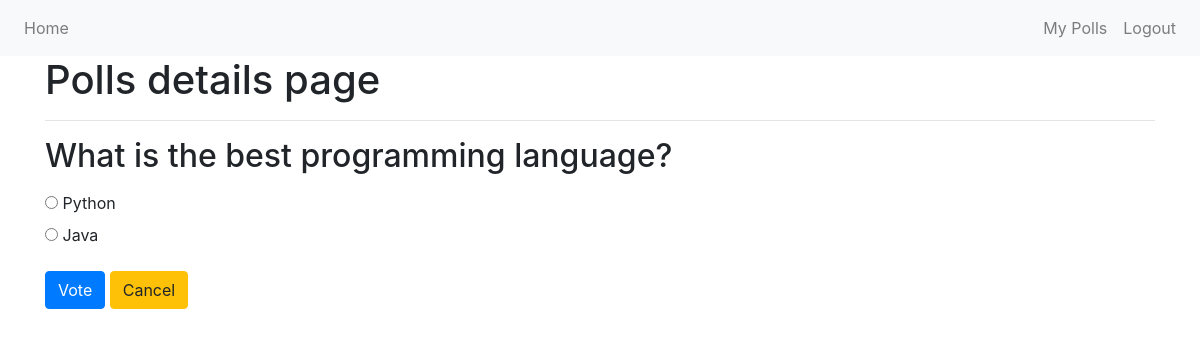
The app's page /poll/3/ (signed in) with its own data.
### poll/models.py (models this page shows, shortened)
class Poll(models.Model):
    owner = models.ForeignKey(User, on_delete=models.CASCADE)
    text = models.TextField()
    pub_date = models.DateTimeField(default=timezone.now)
    active = models.BooleanField(default=True)
    def __str__(self):
        return self.text

class Choice(models.Model):
    poll = models.ForeignKey(Poll, on_delete=models.CASCADE)
    choice_text = models.CharField(max_length=255)

### poll/views.py (the view)
# urls.py: path('<int:poll_id>/', views.poll_detail, name='detail'),
def poll_detail(request, poll_id):
    poll = get_object_or_404(Poll, id=poll_id)
    if not poll.active:
        return render(request, 'poll/poll_result.html', {'poll': poll})
    loop_count = poll.choice_set.count()
    context = {
        'poll': poll,
        'loop_time': range(0, loop_count),
    }
    return render(request, 'poll/poll_detail.html', context)

### poll/templates/poll/poll_detail.html (shortened to what this page needs)
{% extends 'user/base.html' %}
{% block content %}
<div class="container">
    <h1>Polls details page</h1>
    <hr>
    <h2 class="mt-3 mb-3">{{ poll }}</h2>
    <form action="{% url 'vote' poll.id %}" method="POST">
        {% for choice in poll.choice_set.all %}
        <input type="radio" name="choice" id="choice{{ forloop.counter }}" value="{{ choice.id }}">
        <label for="choice{{ forloop.counter }}">{{ choice.choice_text }}</label>
        <br>
        {% endfor %}
        <input type="submit" value="Vote" class="btn btn-primary mt-3">
        <a class="btn btn-warning mt-3" href="{% url 'index' %}" role="button">Cancel</a>
    </form>
</div>
{% endblock content %}

### records on screen
Poll: text "What is the best programming language?"
Choice: choice_text "Python"
Choice: choice_text "Java"
